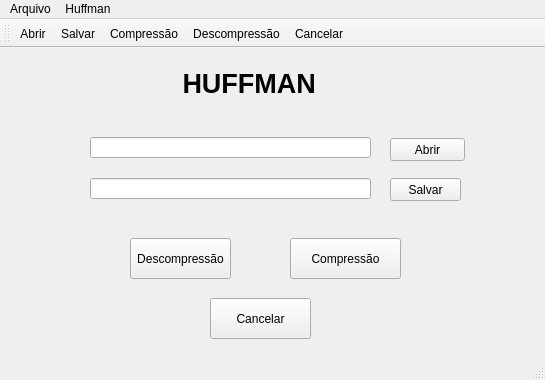
<?xml version="1.0" encoding="UTF-8"?>
<ui version="4.0">
 <class>Huffman</class>
 <widget class="QMainWindow" name="Huffman">
  <property name="geometry">
   <rect>
    <x>0</x>
    <y>0</y>
    <width>545</width>
    <height>380</height>
   </rect>
  </property>
  <property name="windowTitle">
   <string>Huffman</string>
  </property>
  <widget class="QWidget" name="centralWidget">
   <widget class="QLineEdit" name="lineEdit_Salvar">
    <property name="geometry">
     <rect>
      <x>90</x>
      <y>130</y>
      <width>281</width>
      <height>21</height>
     </rect>
    </property>
   </widget>
   <widget class="QLineEdit" name="lineEdit_Abrir">
    <property name="geometry">
     <rect>
      <x>90</x>
      <y>89</y>
      <width>281</width>
      <height>21</height>
     </rect>
    </property>
   </widget>
   <widget class="QPushButton" name="pushButtonAbrir">
    <property name="geometry">
     <rect>
      <x>390</x>
      <y>90</y>
      <width>75</width>
      <height>23</height>
     </rect>
    </property>
    <property name="text">
     <string>Abrir</string>
    </property>
    <property name="icon">
     <iconset resource="icones.qrc">
      <normaloff>:/Icones/1431175214_Log Out.png</normaloff>:/Icones/1431175214_Log Out.png</iconset>
    </property>
   </widget>
   <widget class="QPushButton" name="Cancelar">
    <property name="geometry">
     <rect>
      <x>210</x>
      <y>250</y>
      <width>101</width>
      <height>41</height>
     </rect>
    </property>
    <property name="text">
     <string>Cancelar</string>
    </property>
    <property name="icon">
     <iconset resource="icones.qrc">
      <normaloff>:/Icones/1431175094_Remove.png</normaloff>:/Icones/1431175094_Remove.png</iconset>
    </property>
   </widget>
   <widget class="QPushButton" name="Descompressao">
    <property name="enabled">
     <bool>true</bool>
    </property>
    <property name="geometry">
     <rect>
      <x>130</x>
      <y>190</y>
      <width>101</width>
      <height>41</height>
     </rect>
    </property>
    <property name="text">
     <string>Descompressão</string>
    </property>
    <property name="icon">
     <iconset resource="icones.qrc">
      <normaloff>:/Icones/1431176235_open-file.png</normaloff>:/Icones/1431176235_open-file.png</iconset>
    </property>
   </widget>
   <widget class="QPushButton" name="Compressao">
    <property name="geometry">
     <rect>
      <x>290</x>
      <y>190</y>
      <width>111</width>
      <height>41</height>
     </rect>
    </property>
    <property name="text">
     <string>Compressão</string>
    </property>
    <property name="icon">
     <iconset resource="icones.qrc">
      <normaloff>:/Icones/1431175367_video_compress.png</normaloff>:/Icones/1431175367_video_compress.png</iconset>
    </property>
   </widget>
   <widget class="QPushButton" name="pushButtonSalvar">
    <property name="enabled">
     <bool>true</bool>
    </property>
    <property name="geometry">
     <rect>
      <x>390</x>
      <y>130</y>
      <width>71</width>
      <height>23</height>
     </rect>
    </property>
    <property name="text">
     <string>Salvar</string>
    </property>
    <property name="icon">
     <iconset resource="icones.qrc">
      <normaloff>:/Icones/1431175329_Save.png</normaloff>:/Icones/1431175329_Save.png</iconset>
    </property>
   </widget>
   <widget class="QLabel" name="label">
    <property name="geometry">
     <rect>
      <x>160</x>
      <y>20</y>
      <width>161</width>
      <height>31</height>
     </rect>
    </property>
    <property name="font">
     <font>
      <pointsize>20</pointsize>
      <weight>75</weight>
      <bold>true</bold>
     </font>
    </property>
    <property name="text">
     <string>   HUFFMAN</string>
    </property>
   </widget>
  </widget>
  <widget class="QToolBar" name="mainToolBar">
   <attribute name="toolBarArea">
    <enum>TopToolBarArea</enum>
   </attribute>
   <attribute name="toolBarBreak">
    <bool>false</bool>
   </attribute>
   <addaction name="actionAbrir"/>
   <addaction name="actionSalvar"/>
   <addaction name="actionCompress_o"/>
   <addaction name="actionDescompress_o"/>
   <addaction name="actionSair"/>
  </widget>
  <widget class="QStatusBar" name="statusBar"/>
  <widget class="QMenuBar" name="menuBar">
   <property name="geometry">
    <rect>
     <x>0</x>
     <y>0</y>
     <width>545</width>
     <height>21</height>
    </rect>
   </property>
   <widget class="QMenu" name="menuArquivo">
    <property name="title">
     <string>Arquivo</string>
    </property>
    <addaction name="actionAbrir"/>
    <addaction name="actionSalvar"/>
    <addaction name="actionSair"/>
   </widget>
   <widget class="QMenu" name="menuHuffman">
    <property name="title">
     <string>Huffman</string>
    </property>
    <addaction name="actionCompress_o"/>
    <addaction name="actionDescompress_o"/>
   </widget>
   <addaction name="menuArquivo"/>
   <addaction name="menuHuffman"/>
  </widget>
  <action name="actionAbrir">
   <property name="icon">
    <iconset resource="icones.qrc">
     <normaloff>:/Icones/1431175214_Log Out.png</normaloff>:/Icones/1431175214_Log Out.png</iconset>
   </property>
   <property name="text">
    <string>Abrir</string>
   </property>
   <property name="toolTip">
    <string>&lt;html&gt;&lt;head/&gt;&lt;body&gt;&lt;p&gt;&lt;span style=&quot; font-size:10pt;&quot;&gt;Abrir&lt;/span&gt;&lt;/p&gt;&lt;/body&gt;&lt;/html&gt;</string>
   </property>
   <property name="shortcut">
    <string>Ctrl+A</string>
   </property>
  </action>
  <action name="actionSalvar">
   <property name="icon">
    <iconset resource="icones.qrc">
     <normaloff>:/Icones/1431175329_Save.png</normaloff>:/Icones/1431175329_Save.png</iconset>
   </property>
   <property name="text">
    <string>Salvar</string>
   </property>
   <property name="toolTip">
    <string>&lt;html&gt;&lt;head/&gt;&lt;body&gt;&lt;p&gt;&lt;span style=&quot; font-size:10pt;&quot;&gt;Salvar&lt;/span&gt;&lt;/p&gt;&lt;/body&gt;&lt;/html&gt;</string>
   </property>
   <property name="shortcut">
    <string>Ctrl+S</string>
   </property>
  </action>
  <action name="actionSair">
   <property name="icon">
    <iconset resource="icones.qrc">
     <normaloff>:/Icones/1431175094_Remove.png</normaloff>:/Icones/1431175094_Remove.png</iconset>
   </property>
   <property name="text">
    <string>Cancelar</string>
   </property>
   <property name="toolTip">
    <string>&lt;html&gt;&lt;head/&gt;&lt;body&gt;&lt;p&gt;&lt;span style=&quot; font-size:10pt;&quot;&gt;Cancelar&lt;/span&gt;&lt;/p&gt;&lt;/body&gt;&lt;/html&gt;</string>
   </property>
  </action>
  <action name="actionCompress_o">
   <property name="icon">
    <iconset resource="icones.qrc">
     <normaloff>:/Icones/1431175367_video_compress.png</normaloff>:/Icones/1431175367_video_compress.png</iconset>
   </property>
   <property name="text">
    <string>Compressão</string>
   </property>
   <property name="shortcut">
    <string>Ctrl+C</string>
   </property>
  </action>
  <action name="actionDescompress_o">
   <property name="icon">
    <iconset resource="icones.qrc">
     <normaloff>:/Icones/1431176235_open-file.png</normaloff>:/Icones/1431176235_open-file.png</iconset>
   </property>
   <property name="text">
    <string>Descompressão</string>
   </property>
   <property name="shortcut">
    <string>Ctrl+D</string>
   </property>
  </action>
 </widget>
 <layoutdefault spacing="6" margin="11"/>
 <resources>
  <include location="icones.qrc"/>
 </resources>
 <connections/>
</ui>
